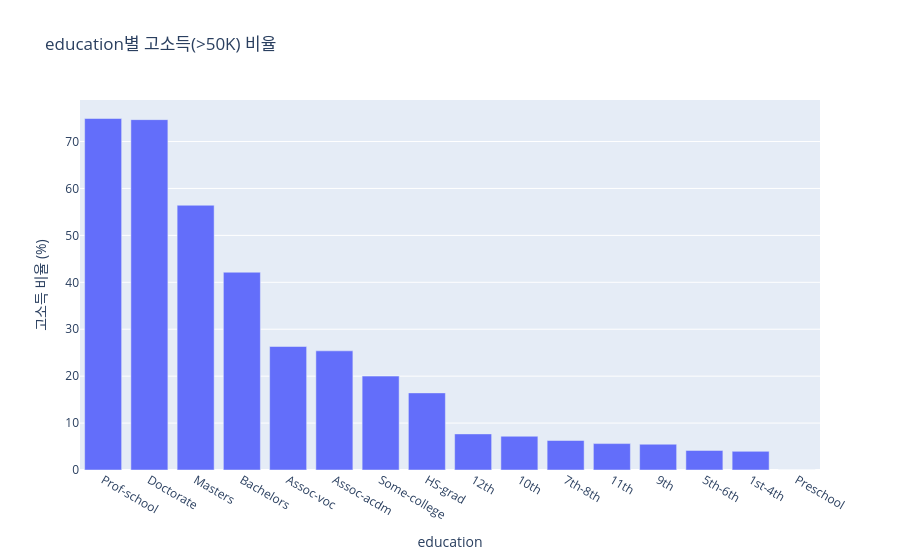

Notebook code cell kept with this figure:
### Markdown cell above
## 5. Plotly 인터랙티브 차트

- education 또는 occupation 등 범주형 변수별 고소득(`>50K`) 비율을 비교하는 인터랙티브 막대차트를 그린다.
- 제목, x축/y축 레이블을 반드시 포함한다.
- 결과를 `CHART_HTML_PATH`에 HTML로 저장한다.

### Code cell
def plot_income_rate_by_group(df: pd.DataFrame, group_col: str = "education", save_path: str = CHART_HTML_PATH):
    """group_col별 고소득 비율을 계산해 plotly 막대차트로 그리고 html로 저장한다."""
    rate = (
        df.assign(is_high_income=(df[TARGET_COL] == ">50K").astype(int))
        .groupby(group_col)["is_high_income"]
        .mean()
        .mul(100)
        .reset_index(name="income_rate_pct")
        .sort_values("income_rate_pct", ascending=False)
    )

    fig = px.bar(
        rate,
        x=group_col,
        y="income_rate_pct",
        title=f"{group_col}별 고소득(>50K) 비율",
        labels={group_col: group_col, "income_rate_pct": "고소득 비율 (%)"},
    )
    fig.write_html(save_path)
    return fig


fig = plot_income_rate_by_group(df_pd_clean)
fig.show()

### Figure 1 — Plotly figure (JSON) as saved in the notebook; plotly's stock layout.template omitted (floating-point values rounded to 4 significant figures)
{"data": [{"hovertemplate": "education=%{x}<br>고소득 비율 (%)=%{y}<extra></extra>", "legendgroup": "", "marker": {"color": "#636efa", "pattern": {"shape": ""}}, "name": "", "orientation": "v", "showlegend": false, "textposition": "auto", "type": "bar", "x": ["Prof-school", "Doctorate", "Masters", "Bachelors", "Assoc-voc", "Assoc-acdm", "Some-college", "HS-grad", "12th", "10th", "7th-8th", "11th", "9th", "5th-6th", "1st-4th", "Preschool"], "xaxis": "x", "y": [74.91, 74.67, 56.42, 42.15, 26.32, 25.4, 20.01, 16.43, 7.692, 7.195, 6.284, 5.63, 5.495, 4.167, 3.974, 0.0], "yaxis": "y"}], "layout": {"barmode": "relative", "legend": {"tracegroupgap": 0}, "title": {"text": "education별 고소득(>50K) 비율"}, "xaxis": {"anchor": "y", "domain": [0.0, 1.0], "title": {"text": "education"}}, "yaxis": {"anchor": "x", "domain": [0.0, 1.0], "title": {"text": "고소득 비율 (%)"}}}}
